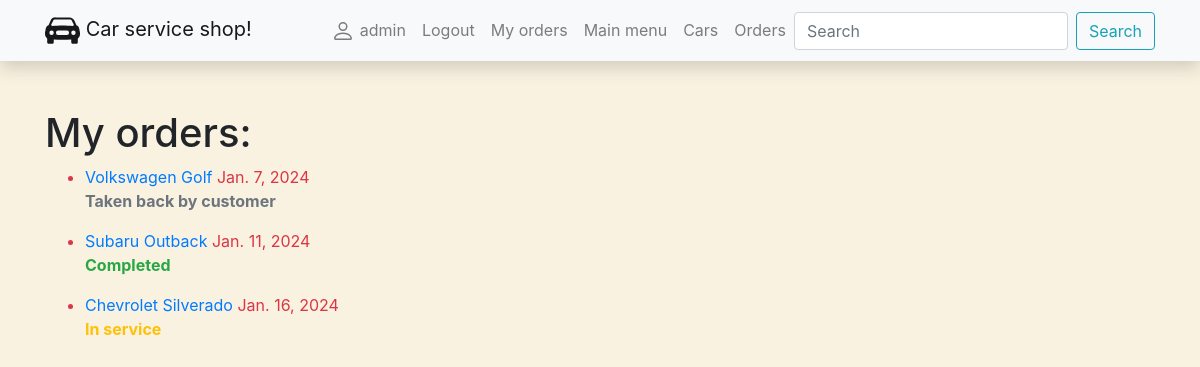
Page /car_service/myorders/ (signed in) on the committed database.
### car_service/models.py (models this page shows, shortened)
class Order(models.Model):
    date = models.DateField('Date', null=True, blank=True)
    car = models.ForeignKey(Car, on_delete=models.SET_NULL, null=True)
    user = models.ForeignKey(User, on_delete=models.SET_NULL, null=True, blank=True)
    ORDER_STATUS = (
        ('p', 'Processing'),
        ('o', 'Ordered'),
        ('s', 'In service'),
        ('c', 'Completed'),
        ('t', 'Taken back by customer')
    )
    status = models.CharField(max_length=1, choices=ORDER_STATUS,
                              blank=True, default='p')
    @property
    def is_overdue(self):
        if self.date and date.today() > self.date:
            return True
        else:
            return False

class Car(models.Model):
    license_plate = models.CharField('License plate', max_length=7)
    vin = models.CharField('VIN', max_length=17)
    client = models.CharField('Client', max_length=100)
    car_model = models.ForeignKey(CarModel, on_delete=models.SET_NULL, null=True)
    image = models.ImageField(upload_to='car_images/', null=True, blank=True)
    description = HTMLField()
    class Meta:
        ordering = ['client', 'car_model']

class CarModel(models.Model):
    brand = models.CharField('Brand', max_length=100)
    model = models.CharField('Model', max_length=100)
    year = models.IntegerField('Year')
    engine = models.CharField('Engine', max_length=100)
    class Meta:
        ordering = ['brand', 'model', ]

### car_service/views.py (the view)
# urls.py: path('myorders/', views.ServiceOrderByUserListView.as_view(), name="current-orders"),
class ServiceOrderByUserListView(LoginRequiredMixin, generic.ListView):
    model = Order
    template_name = 'user_orders.html'
    context_object_name = 'orders'
    def get_queryset(self):
        return Order.objects.filter(user=self.request.user).order_by('date')

### car_service/templates/user_orders.html (shortened to what this page needs)
{% extends 'base.html' %}
{% block content %}
<h1>My orders:</h1>
{% if orders %}
    <ul>
        {% for order in orders %}
            <li class="{% if order.is_overdue %}text-danger{% else %}text-success{% endif %}">
                <a href="{% url 'order_detail' order.id %}">
                {{ order.car.car_model.brand }} {{ order.car.car_model.model }}
                </a>
                {% if order.date %}
                    {{ order.date }}
                {% else %}
                    No set date
                {% endif %}
                <p class="{% if order.status == 'p' %} text-danger
                          {% elif order.status == 't' %} text-muted
                          {% elif order.status == 'c' %} text-success
                          {% else %} text-warning
                          {% endif %} "><strong>{{ order.get_status_display }}</strong></p>
            </li>
        {% endfor %}
    </ul>
{% else %}
    <p>No current orders</p>
{% endif %}
{% endblock %}

### car_service/templates/base.html (shortened to what this page needs)
<!DOCTYPE html>
<html lang="en">
<head>
    <link
            rel="stylesheet"
            href="https://stackpath.bootstrapcdn.com/bootstrap/4.1.3/css/bootstrap.min.css"
    />
    <link
            rel="stylesheet"
            href="https://cdnjs.cloudflare.com/ajax/libs/font-awesome/4.7.0/css/font-awesome.min.css"
    />
    {% load static %}
    <link rel="stylesheet" href="{% static 'css/styles.css' %}"/>
</head>
<body>
<nav
        class="navbar navbar-expand-lg navbar-light bg-light static-top mb-5 shadow"
>
    <div class="container">
        <a class="navbar-brand" href="{% url 'index' %}">
            Car service shop!</a
        >
        <div class="collapse navbar-collapse" id="navbarResponsive">
            <ul class="navbar-nav ml-auto">
                {% if user.is_authenticated %}
                <li class="nav-item">
                    <a class="nav-link" href="#">
                    {{ user }}</a>
                </li>
                <li class="nav-item">
                    <a class="nav-link" href="{% url 'logout' %}?next=/car_service">Logout</a>
                </li>
                <li class="nav-item">
                    <a class="nav-link" href="{% url 'current-orders' %}">My orders</a>
                </li>
                {% endif %}
                <li class="nav-item">
                    <a class="nav-link" href="{% url 'index' %}">Main menu</a>
                </li>
                <li class="nav-item">
                    <a class="nav-link" href="{% url 'cars' %}">Cars</a>
                </li>
                <li class="nav-item">
                    <a class="nav-link" href="{% url 'orders' %}">Orders</a>
                </li>
            </ul>
            <form
                    class="form-inline my-2 my-lg-0"
                    action="{% url 'search_results' %}"
                    method="get"
            >
                <input
                        class="form-control mr-sm-2"
                        type="search"
                        placeholder="Search"
                        aria-label="Search"
                        name="search_text"
                />
                <button class="btn btn-outline-info my-2 my-sm-0" type="submit">
                    Search
                </button>
            </form>
        </div>
    </div>
</nav>
<div class="container">{% block content %}{% endblock %}</div>
</body>
</html>

### car_service/static/css/styles.css (style rules this page uses)
body { background-color: #faf2e1; }
.navbar-nav li { white-space: nowrap; }

### rows in the picture
Order: car.car_model.brand "Volkswagen", car.car_model.model "Golf", date "Jan. 7, 2024", status "Taken back by customer"
Order: car.car_model.brand "Subaru", car.car_model.model "Outback", date "Jan. 11, 2024", status "Completed"
Order: car.car_model.brand "Chevrolet", car.car_model.model "Silverado", date "Jan. 16, 2024", status "In service"

### other values in the picture
{{ user }} "admin"
